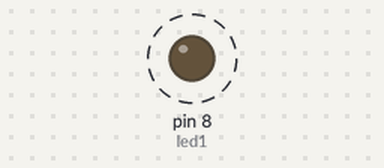
Simulated run of this sketch. Board: Arduino Uno, built with avr-gcc and run on an emulated ATmega328P. Shown: output pins drawn as LEDs (lit = HIGH). Dashed ring = blinking.

Above: at 1.1 s.
Timing chart, 0 to 4.8 s (numbered marks = the images above):
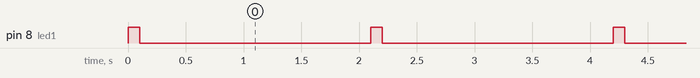

The sketch:

ACENDER_LED.ino
```cpp
int led1=8;
void setup() {
 pinMode(8, OUTPUT);

}

void loop() {
  digitalWrite(led1,1);
  delay(100);
  digitalWrite(led1,0);
  delay(2000);

}
```

Measured:
- by itself, pin 8 (led1): alternates HIGH for 0.10 s and LOW for 2.0 s
